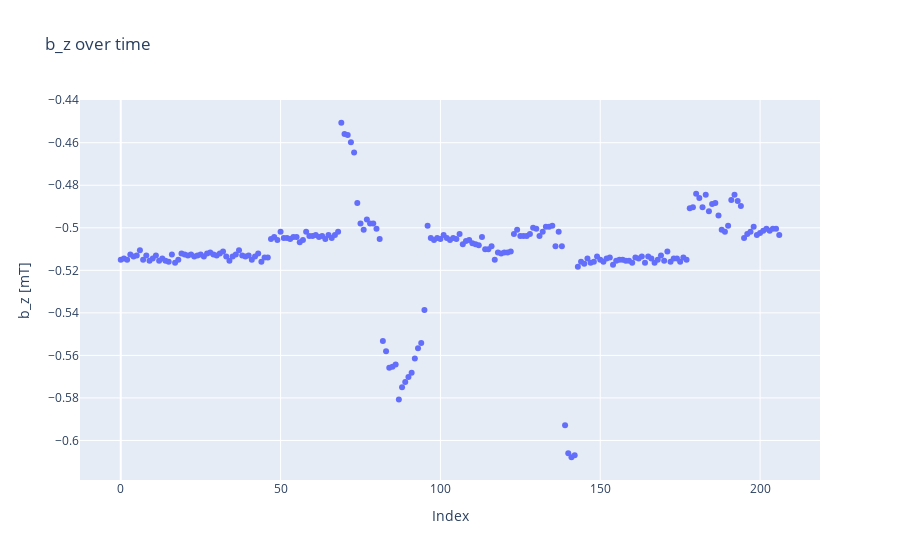

The notebook cell this image was saved under:
### Code cell
measuredbz = go.Scatter(x=index, y=bz7, mode='markers')
layoutbz = go.Layout(title='b_z over time')
figbz = go.Figure(data=[measuredbz], layout=layoutbz)
figbz.update_yaxes(scaleanchor='y')
figbz.update_layout(
    xaxis_title="Index",
    yaxis_title="b_z [mT]"
)
figbz.show()

### Figure 1 — Plotly figure (JSON) as saved in the notebook; plotly's stock layout.template omitted (floating-point values rounded to 4 significant figures; data arrays with more than 128 entries replaced by an {"elided": "..."} marker saying what was removed)
{"data": [{"mode": "markers", "type": "scatter", "x": {"elided": "207 int values"}, "y": {"elided": "207 float values"}}], "layout": {"title": {"text": "b_z over time"}, "xaxis": {"title": {"text": "Index"}}, "yaxis": {"scaleanchor": "y", "title": {"text": "b_z [mT]"}}}}
